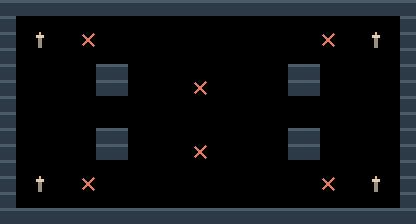

The image is a tile-based game level rendered from a .tmx file. Its description and complete source (layers, tilesets, objects, tile grids) follow:
An orthogonal 26x14 tile map with 16x16 px tiles, 2 tile layers (terreno, marcadores).

<map version="1.10" tiledversion="1.11.0" orientation="orthogonal" renderorder="right-down" width="26" height="14" tilewidth="16" tileheight="16" infinite="0" nextlayerid="3" nextobjectid="1">
 <properties>
  <property name="tipo" value="cat_combate" />
  <property name="nombre" value="candelabros" />
 </properties>
 <tileset firstgid="1" source="muelle.tsx" />
 <layer id="1" name="terreno" width="26" height="14">
  <data encoding="csv">
1,1,1,1,1,1,1,1,1,1,1,1,1,1,1,1,1,1,1,1,1,1,1,1,1,1,
1,0,0,0,0,0,0,0,0,0,0,0,0,0,0,0,0,0,0,0,0,0,0,0,0,1,
1,0,6,0,0,0,0,0,0,0,0,0,0,0,0,0,0,0,0,0,0,0,0,6,0,1,
1,0,0,0,0,0,0,0,0,0,0,0,0,0,0,0,0,0,0,0,0,0,0,0,0,1,
1,0,0,0,0,0,1,1,0,0,0,0,0,0,0,0,0,0,1,1,0,0,0,0,0,1,
1,0,0,0,0,0,1,1,0,0,0,0,0,0,0,0,0,0,1,1,0,0,0,0,0,1,
1,0,0,0,0,0,0,0,0,0,0,0,0,0,0,0,0,0,0,0,0,0,0,0,0,1,
1,0,0,0,0,0,0,0,0,0,0,0,0,0,0,0,0,0,0,0,0,0,0,0,0,1,
1,0,0,0,0,0,1,1,0,0,0,0,0,0,0,0,0,0,1,1,0,0,0,0,0,1,
1,0,0,0,0,0,1,1,0,0,0,0,0,0,0,0,0,0,1,1,0,0,0,0,0,1,
1,0,0,0,0,0,0,0,0,0,0,0,0,0,0,0,0,0,0,0,0,0,0,0,0,1,
1,0,6,0,0,0,0,0,0,0,0,0,0,0,0,0,0,0,0,0,0,0,0,6,0,1,
1,0,0,0,0,0,0,0,0,0,0,0,0,0,0,0,0,0,0,0,0,0,0,0,0,1,
1,1,1,1,1,1,1,1,1,1,1,1,1,1,1,1,1,1,1,1,1,1,1,1,1,1
</data>
 </layer>
 <layer id="2" name="marcadores" width="26" height="14">
  <data encoding="csv">
0,0,0,0,0,0,0,0,0,0,0,0,0,0,0,0,0,0,0,0,0,0,0,0,0,0,
0,0,0,0,0,0,0,0,0,0,0,0,0,0,0,0,0,0,0,0,0,0,0,0,0,0,
0,0,0,0,0,3,0,0,0,0,0,0,0,0,0,0,0,0,0,0,3,0,0,0,0,0,
0,0,0,0,0,0,0,0,0,0,0,0,0,0,0,0,0,0,0,0,0,0,0,0,0,0,
0,0,0,0,0,0,0,0,0,0,0,0,0,0,0,0,0,0,0,0,0,0,0,0,0,0,
0,0,0,0,0,0,0,0,0,0,0,0,3,0,0,0,0,0,0,0,0,0,0,0,0,0,
0,0,0,0,0,0,0,0,0,0,0,0,0,0,0,0,0,0,0,0,0,0,0,0,0,0,
0,0,0,0,0,0,0,0,0,0,0,0,0,0,0,0,0,0,0,0,0,0,0,0,0,0,
0,0,0,0,0,0,0,0,0,0,0,0,0,0,0,0,0,0,0,0,0,0,0,0,0,0,
0,0,0,0,0,0,0,0,0,0,0,0,3,0,0,0,0,0,0,0,0,0,0,0,0,0,
0,0,0,0,0,0,0,0,0,0,0,0,0,0,0,0,0,0,0,0,0,0,0,0,0,0,
0,0,0,0,0,3,0,0,0,0,0,0,0,0,0,0,0,0,0,0,3,0,0,0,0,0,
0,0,0,0,0,0,0,0,0,0,0,0,0,0,0,0,0,0,0,0,0,0,0,0,0,0,
0,0,0,0,0,0,0,0,0,0,0,0,0,0,0,0,0,0,0,0,0,0,0,0,0,0
</data>
 </layer>
</map>
